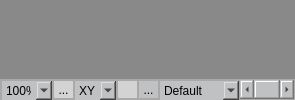
      <widget class="QWidget" name="CentralFrame" native="true">
       <property name="sizePolicy">
        <sizepolicy hsizetype="Expanding" vsizetype="Expanding">
         <horstretch>0</horstretch>
         <verstretch>0</verstretch>
        </sizepolicy>
       </property>
       <layout class="QVBoxLayout" name="verticalLayout_3">
        <property name="spacing">
         <number>0</number>
        </property>
        <property name="leftMargin">
         <number>0</number>
        </property>
        <property name="topMargin">
         <number>0</number>
        </property>
        <property name="rightMargin">
         <number>0</number>
        </property>
        <property name="bottomMargin">
         <number>0</number>
        </property>
        <item>
         <widget class="QWidget" name="verticalWidget" native="true">
          <property name="sizePolicy">
           <sizepolicy hsizetype="Expanding" vsizetype="Expanding">
            <horstretch>0</horstretch>
            <verstretch>0</verstretch>
           </sizepolicy>
          </property>
          <property name="styleSheet">
           <string notr="true">background-color:rgb(137,137,137);
margin: 0px 0px;
border: 0px;
padding: 0px;</string>
          </property>
          <layout class="QVBoxLayout" name="verticalLayout_16">
           <property name="spacing">
            <number>0</number>
           </property>
           <property name="leftMargin">
            <number>0</number>
           </property>
           <property name="topMargin">
            <number>0</number>
           </property>
           <property name="rightMargin">
            <number>0</number>
           </property>
           <property name="bottomMargin">
            <number>0</number>
           </property>
           <item>
            <widget class="OSGQT_Widget" name="m_pOSGQTWidget" native="true">
             <property name="sizePolicy">
              <sizepolicy hsizetype="Expanding" vsizetype="Expanding">
               <horstretch>0</horstretch>
               <verstretch>0</verstretch>
              </sizepolicy>
             </property>
             <property name="styleSheet">
              <string notr="true">background-color:rgb(137,137,137);</string>
             </property>
            </widget>
           </item>
          </layout>
         </widget>
        </item>
        <item>
         <widget class="QFrame" name="frame_5">
          <property name="sizePolicy">
           <sizepolicy hsizetype="Expanding" vsizetype="Expanding">
            <horstretch>0</horstretch>
            <verstretch>0</verstretch>
           </sizepolicy>
          </property>
          <property name="maximumSize">
           <size>
            <width>16777215</width>
            <height>21</height>
           </size>
          </property>
          <property name="styleSheet">
           <string notr="true">background-color: rgb(191, 193, 194);
border: 1px solid darkgray;</string>
          </property>
          <layout class="QHBoxLayout" name="horizontalLayout">
           <property name="spacing">
            <number>0</number>
           </property>
           <property name="sizeConstraint">
            <enum>QLayout::SetDefaultConstraint</enum>
           </property>
           <property name="leftMargin">
            <number>0</number>
           </property>
           <property name="topMargin">
            <number>0</number>
           </property>
           <property name="rightMargin">
            <number>0</number>
           </property>
           <property name="bottomMargin">
            <number>0</number>
           </property>
           <item>
            <widget class="QComboBox" name="comboBox_2">
             <property name="sizePolicy">
              <sizepolicy hsizetype="Preferred" vsizetype="Preferred">
               <horstretch>0</horstretch>
               <verstretch>0</verstretch>
              </sizepolicy>
             </property>
             <property name="minimumSize">
              <size>
               <width>0</width>
               <height>21</height>
              </size>
             </property>
             <property name="maximumSize">
              <size>
               <width>71</width>
               <height>16777215</height>
              </size>
             </property>
             <property name="mouseTracking">
              <bool>true</bool>
             </property>
             <property name="acceptDrops">
              <bool>true</bool>
             </property>
             <property name="autoFillBackground">
              <bool>false</bool>
             </property>
             <property name="styleSheet">
              <string notr="true"/>
             </property>
             <property name="editable">
              <bool>false</bool>
             </property>
             <property name="insertPolicy">
              <enum>QComboBox::InsertAlphabetically</enum>
             </property>
             <property name="frame">
              <bool>false</bool>
             </property>
             <item>
              <property name="text">
               <string>100%</string>
              </property>
             </item>
             <item>
              <property name="text">
               <string>150%</string>
              </property>
             </item>
             <item>
              <property name="text">
               <string>200%</string>
              </property>
             </item>
            </widget>
           </item>
           <item>
            <widget class="QToolButton" name="toolButton_3">
             <property name="maximumSize">
              <size>
               <width>22</width>
               <height>22</height>
              </size>
             </property>
             <property name="toolTip">
              <string>Zoom</string>
             </property>
             <property name="styleSheet">
              <string notr="true">QToolButton:checked {
	background-color: rgb(191,193,194);
	padding: 0px 0px;
	margin: 0px 0px;
}

QToolButton:!checked {
	background-color: lightgray;
	padding: 0px 0px;
	margin: 0px 0px;
}</string>
             </property>
             <property name="text">
              <string>...</string>
             </property>
             <property name="icon">
              <iconset>
               <normaloff>../../Resources/Zoom.png</normaloff>../../Resources/Zoom.png</iconset>
             </property>
             <property name="checkable">
              <bool>true</bool>
             </property>
             <property name="checked">
              <bool>false</bool>
             </property>
             <property name="popupMode">
              <enum>QToolButton::InstantPopup</enum>
             </property>
             <property name="autoRaise">
              <bool>false</bool>
             </property>
            </widget>
           </item>
           <item>
            <widget class="QComboBox" name="comboBox">
             <property name="sizePolicy">
              <sizepolicy hsizetype="Maximum" vsizetype="Maximum">
               <horstretch>0</horstretch>
               <verstretch>0</verstretch>
              </sizepolicy>
             </property>
             <property name="minimumSize">
              <size>
               <width>0</width>
               <height>21</height>
              </size>
             </property>
             <property name="maximumSize">
              <size>
               <width>45</width>
               <height>16777215</height>
              </size>
             </property>
             <property name="mouseTracking">
              <bool>false</bool>
             </property>
             <property name="toolTip">
              <string>Rotate</string>
             </property>
             <property name="statusTip">
              <string/>
             </property>
             <property name="whatsThis">
              <string/>
             </property>
             <property name="accessibleName">
              <string/>
             </property>
             <property name="accessibleDescription">
              <string/>
             </property>
             <property name="styleSheet">
              <string notr="true"/>
             </property>
             <property name="editable">
              <bool>false</bool>
             </property>
             <property name="currentText">
              <string>XYZ</string>
             </property>
             <property name="insertPolicy">
              <enum>QComboBox::NoInsert</enum>
             </property>
             <property name="frame">
              <bool>false</bool>
             </property>
             <item>
              <property name="text">
               <string>XYZ</string>
              </property>
             </item>
             <item>
              <property name="text">
               <string>XY</string>
              </property>
             </item>
             <item>
              <property name="text">
               <string>XZ</string>
              </property>
             </item>
             <item>
              <property name="text">
               <string>YZ</string>
              </property>
             </item>
            </widget>
           </item>
           <item>
            <widget class="QToolButton" name="toolButton">
             <property name="maximumSize">
              <size>
               <width>22</width>
               <height>22</height>
              </size>
             </property>
             <property name="toolTip">
              <string>Pan</string>
             </property>
             <property name="statusTip">
              <string/>
             </property>
             <property name="whatsThis">
              <string/>
             </property>
             <property name="accessibleName">
              <string/>
             </property>
             <property name="accessibleDescription">
              <string/>
             </property>
             <property name="styleSheet">
              <string notr="true">QToolButton:checked {
	background-color: rgb(191,193,194);
}

QToolButton:!checked {
	background-color: lightgray;
}</string>
             </property>
             <property name="text">
              <string/>
             </property>
             <property name="icon">
              <iconset>
               <normaloff>../../Resources/cursor_hand.png</normaloff>../../Resources/cursor_hand.png</iconset>
             </property>
             <property name="iconSize">
              <size>
               <width>16</width>
               <height>10</height>
              </size>
             </property>
             <property name="checkable">
              <bool>true</bool>
             </property>
             <property name="popupMode">
              <enum>QToolButton::InstantPopup</enum>
             </property>
             <property name="toolButtonStyle">
              <enum>Qt::ToolButtonIconOnly</enum>
             </property>
             <property name="autoRaise">
              <bool>false</bool>
             </property>
             <property name="arrowType">
              <enum>Qt::NoArrow</enum>
             </property>
            </widget>
           </item>
           <item>
            <widget class="QToolButton" name="toolButton_2">
             <property name="maximumSize">
              <size>
               <width>22</width>
               <height>22</height>
              </size>
             </property>
             <property name="toolTip">
              <string>Gridlines</string>
             </property>
             <property name="styleSheet">
              <string notr="true">QToolButton:checked {
	background-color: rgb(191,193,194);
}

QToolButton:!checked {
	background-color: lightgray;
}</string>
             </property>
             <property name="text">
              <string>...</string>
             </property>
             <property name="icon">
              <iconset>
               <normaloff>../../Resources/grid.png</normaloff>../../Resources/grid.png</iconset>
             </property>
             <property name="checkable">
              <bool>true</bool>
             </property>
             <property name="checked">
              <bool>true</bool>
             </property>
            </widget>
           </item>
           <item>
            <widget class="QComboBox" name="comboBox_6">
             <property name="minimumSize">
              <size>
               <width>0</width>
               <height>21</height>
              </size>
             </property>
             <property name="maximumSize">
              <size>
               <width>81</width>
               <height>16777215</height>
              </size>
             </property>
             <property name="toolTip">
              <string>Movement</string>
             </property>
             <property name="layoutDirection">
              <enum>Qt::LeftToRight</enum>
             </property>
             <property name="styleSheet">
              <string notr="true"/>
             </property>
             <property name="insertPolicy">
              <enum>QComboBox::InsertAtTop</enum>
             </property>
             <property name="frame">
              <bool>false</bool>
             </property>
             <item>
              <property name="text">
               <string>Default</string>
              </property>
             </item>
             <item>
              <property name="text">
               <string>Vertical</string>
              </property>
             </item>
             <item>
              <property name="text">
               <string>Lateral</string>
              </property>
             </item>
             <item>
              <property name="text">
               <string>Longitudinal</string>
              </property>
             </item>
            </widget>
           </item>
           <item>
            <widget class="QScrollBar" name="horizontalScrollBar">
             <property name="sizePolicy">
              <sizepolicy hsizetype="Minimum" vsizetype="Maximum">
               <horstretch>0</horstretch>
               <verstretch>0</verstretch>
              </sizepolicy>
             </property>
             <property name="minimumSize">
              <size>
               <width>0</width>
               <height>19</height>
              </size>
             </property>
             <property name="maximumSize">
              <size>
               <width>16777215</width>
               <height>20</height>
              </size>
             </property>
             <property name="orientation">
              <enum>Qt::Horizontal</enum>
             </property>
            </widget>
           </item>
          </layout>
         </widget>
        </item>
       </layout>
      </widget>
